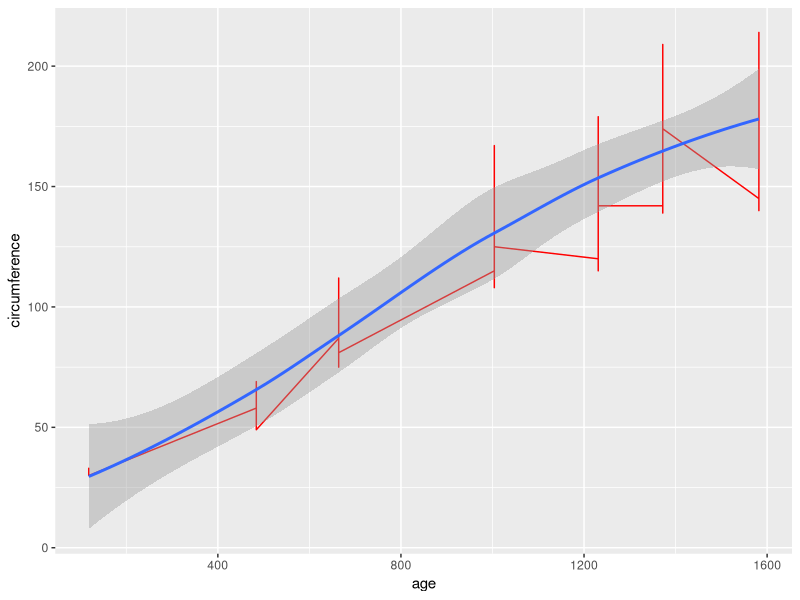
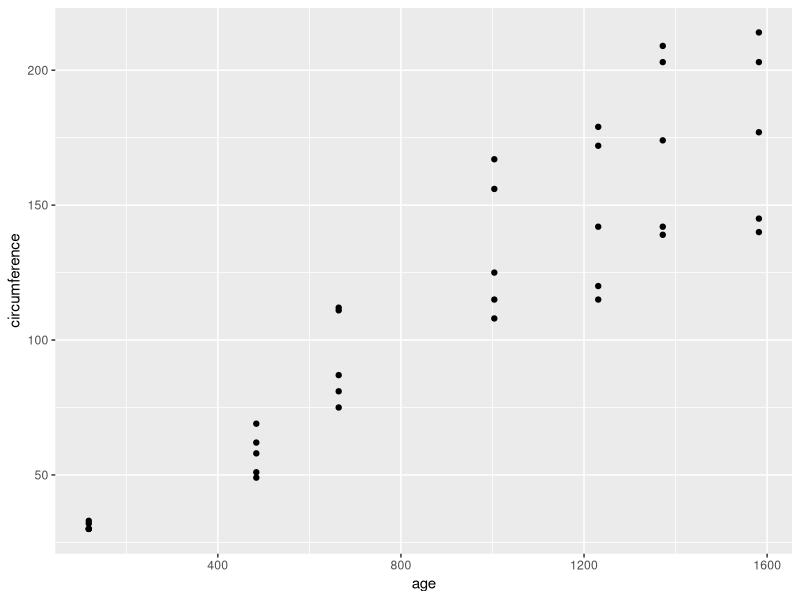
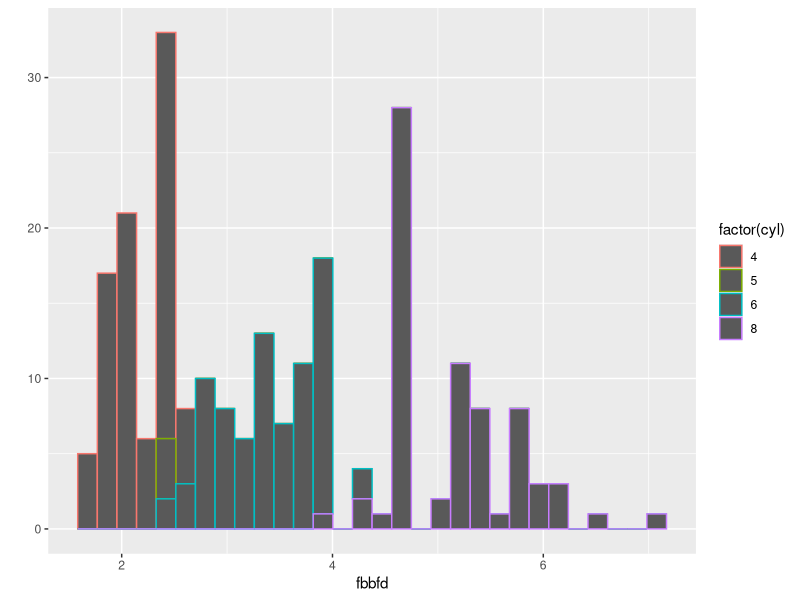
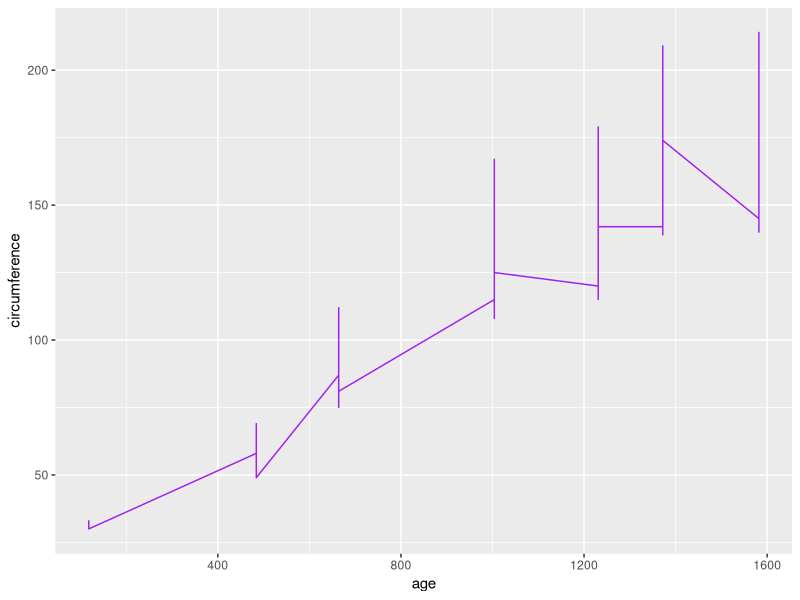

R code for these plots, in order: (Note: this script raises an error after producing the figures.)
## ---- chunk 1
library(tidyverse)
## ---- chunk 2
Orange
cor.test(Orange$age,Orange$circumference)
g=Orange %>% ggplot(aes(x=age,y=circumference))
g+geom_line(color="red")+geom_smooth()
g+geom_point()
## ---- chunk 3
#factor color depends on the data 
#qplot(age,data=Orange,geom='histogram',color=factor(cyl))+labs(x="xaxis",y="ccc")
qplot(displ,data=mpg,geom='histogram',color=factor(cyl))+labs(x="fbbfd")

## ---- chunk 4

## ---- chunk 5
p1=data.frame(u=c("uzair","qq","aa"),
              w=c(1,2,3),
              e=c(122,33,44),
              row.names = c('q','s','dd'),stringsAsFactors =FALSE)
# if u miss one attribute also in the colnames u will still get the coutput
colnames(p1)=c("1st","","3rd")
p1
## ---- chunk 6
df = data.frame(
  Hou = c(3, 3.5, 2, 4, 4.5, 5, 6.3, 7),
  Marks = c(65, 67, 58, 72, 78, 83, 85, 89)
)
Hou = c(3, 3.5, 2, 4, 4.5, 5, 6.3, 7)
  Marks = c(65, 67, 58, 72, 78, 83, 85, 89)
rel=lm(Marks~Hou)
print(summary(rel))

## ---- chunk 7
d1=data.frame(Hou=6)
pp=predict(rel,d1)
print(pp)
## ---- chunk 8

iris
re=lm(iris$Petal.Length~iris$Sepal.Length)
summary(re)
rr=data.frame(Sepal.Length=3.2)
pre=predict(re,rr)
print(pre)
## ---- chunk 9
prop.test(c(43,56),c(120,110))
## ---- chunk 10
cor.test(Orange$age,Orange$circumference)
g=Orange %>% ggplot(aes(x=age,y=circumference))
g+geom_line(color='purple')
## ---- chunk 11
mtcars
d=table(mtcars$gear,mtcars$am)
d
chisq.test(d)
fisher.test(d)
## ---- chunk 12
AirPassengers
jan=c(112,115,145,171,196,204,242,284,315,340,360,417)
feb=c(118,126,150,180,196,188,233,277,301,318,342,391)
cor.test(jan,feb)
## ---- chunk 13
Cars93
a=aov(Price~Type*AirBags,data=Cars93)
a
## ---- chunk 14
Cars93
#cr=data.frame(type=c(Cars93$Type),air=c(Cars93$AirBags))
cr=table(Cars93$Type,Cars93$AirBags)
cr
chisq.test(cr)

## ---- chunk 15
dff <- data.frame(
  Years = c(1.1, 1.3, 1.5, 2.0, 2.2, 2.9, 3.0, 3.2, 3.7),
  Salary = c(393, 462, 377, 435, 398, 566, 601, 544, 571))
  Years = c(1.1, 1.3, 1.5, 2.0, 2.2, 2.9, 3.0, 3.2, 3.7)
  Salary = c(393, 462, 377, 435, 398, 566, 601, 544, 571)

re=lm(Salary~Years)
summary(re)
red=data.frame(Years=3.5)
pr=predict(re,red)
print(pr)

## ---- chunk 16
mtcars
q=aov(vs~factor(disp+wt),data=mtcars)
q

## ---- chunk 17
cor.test(iris$Sepal.Length,iris$Petal.Length)
qplot(Sepal.Length,Petal.Length,data=iris,geom=c("line","smooth"))
## ---- chunk 18
prop.test(c(23,34),c(90,110))
## ---- chunk 19
a=aov(Price~Type*AirBags,data=Cars93)
a
## ---- chunk 20
airquality
cor.test(airquality$Temp,airquality$Temp)
ggplot(data=airquality)+geom_line(mapping =aes(x=Wind,y=Temp))
## ---- chunk 21
b=table(Cars93$Manufacturer,Cars93$Type)
chisq.test(b)

## ---- chunk 22
mtcars
mea=aov(gear~hp,data=mtcars)
mea
## ---- chunk 23
n=as.integer(readline("enter the number"))

if(n>=1)
{
  print("rupeees 40")
}else if(n>=1 && n<=2)
  {
    print("rupees 60")
}else if(n>=2 && n<=3)
{
  print("rupees 80")
}else if(n>3){
  print("100 ruppees")
}else{
  print("fucked")
}


## ---- chunk 24

primen=function(n)
{
  count=0
  if(n<=1)
  {
    return(FALSE)
  }
  else if(n==2)
  {
    return(TRUE)
  }
  for(i in 1:n)
  {
    if(n%%i==0){
      count=count+1
    }
  }
  if(count==2)
  {
    print("the number is prime")
  }
  else{
    print("the number is not prime")
  }
}
n=as.integer(readline("enter the number to check weather the number is prime or not"))
primen(n)
## ---- chunk 25
# Create the data frame
em <- data.frame(
  name = c("John", "Sarah", "Michael", "Emily"),
  age = c(32, 28, 35, 30),
  dept = c("HR", "Marketing", "Finance", "IT"),
  salary = c(50000, 60000, 70000, 55000)
)

# Print the data frame
print(em)

library(dplyr)
## ---- chunk 26
em$address=c("cannada","mumbai","america","london")
select(em,name,address)
em
## ---- chunk 27
library(dplyr)

# Sort the data frame by salary in ascending order and display employee with maximum salary
Employee %>%
  arrange(salary) %>%
  filter(row_number() == n()) 

## ---- chunk 28
q=em %>% arrange(salary) %>% select(name,salary)
q
q[4,]
## ---- chunk 29
#em=select(em,-address)
em[c(2:3),c(1,2)]
## ---- chunk 30
filter(em,age==35 & age <=40) %>% select(name)
## ---- chunk 31
#mutate(em,salary=salary+5000)
barplot(em$salary, names.arg = em$name, xlab = "Employee", ylab = "Salary", main = "Updated Salaries")
## ---- chunk 32
# Create the data frame
p11 <- data.frame(
  name = c("Product A", "Product B", "Product C", "Product D"),
  price = c(10.99, 19.99, 15.50, 12.75),
  rating = c(4.5, 3.8, 4.2, 4.0),
  quantity = c(100, 50, 75, 120)
)

# Print the data frame
print(P11)

## ---- chunk 33
p11=cbind(p11,shp_nm=c("kasim","bakala","mbakala","othaim"))
p11
## ---- chunk 34
q1=p11 %>% arrange(desc(price)) 
q1
## ---- chunk 35
p11=select(p11,-rating)
p11[c(1:3),]
## ---- chunk 36
filter(p11,rating >2 & rating<=10)
## ---- chunk 37
#p11=mutate(p11,price=price+15)

barplot(p11$price,names.arg = p11$name,col="green")
## ---- chunk 38
st=data.frame(name=c('A','B','C'),
 rollno=c(101,102,103),
 age=c(21,24,23),
 marks=c(50,43,56))

st
## ---- chunk 39
str(st)
summary(st)
## ---- chunk 40
st[,1]
st[c(1:2),]
st[c(3:4),c(1:3)]

## ---- chunk 41
st=cbind(st,address=c("usa","ksa","canada"))
st
## ---- chunk 42
st=select(st,-address)
st
## ---- chunk 43
st=st[-c(2,3),]
st
## ---- chunk 44
arrange(st,name)
## ---- chunk 45

